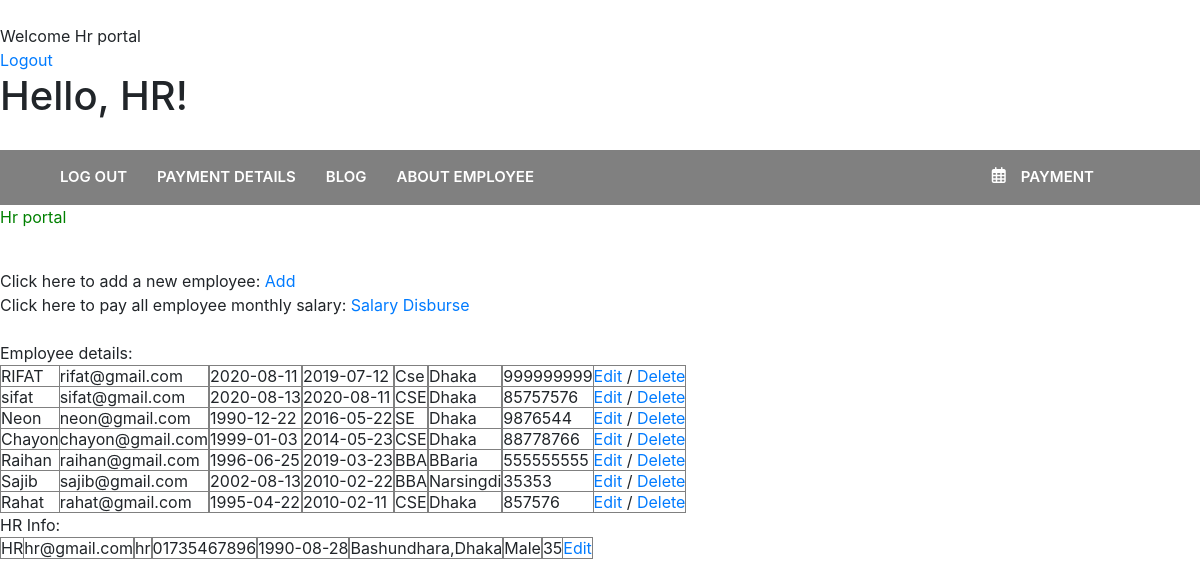
The page /hr.php (signed in) on the database its author committed.
### tables this page shows
CREATE TABLE `employee` (
  `id` int(18) NOT NULL,
  `name` text NOT NULL,
  `email` varchar(57) NOT NULL,
  `password` varchar(30) NOT NULL,
  `age` varchar(40) NOT NULL,
  `join_date` varchar(55) NOT NULL,
  `quality` varchar(90) NOT NULL,
  `address` varchar(90) NOT NULL,
  `salary` varchar(150) NOT NULL
);

CREATE TABLE `hr` (
  `id` int(11) NOT NULL,
  `name` text NOT NULL,
  `email` varchar(30) NOT NULL,
  `password` varchar(30) NOT NULL,
  `phoneNumber` varchar(25) NOT NULL,
  `join_date` varchar(55) NOT NULL,
  `address` varchar(90) NOT NULL,
  `gender` varchar(28) NOT NULL,
  `age` varchar(55) NOT NULL
);

### hr.php (the view, shortened to what this page needs)
<?php
require_once "connection.php";
if( isset($_SESSION['success']) && isset($_SESSION['id']) ){
    echo "<br>Welcome ".$_SESSION['success'];
    echo "<br><a href='logout.php'>Logout</a>";
}
else{
    header('location: login.php');
    return;
}
?>
<!DOCTYPE html>
<html lang="en">
<head>
    <link rel="stylesheet" href="css/bootstrap.min.css">
    <link rel="stylesheet" href="css/style.css">
    <link rel="stylesheet" href="./css/media..css">
</head>
<body >
<h1>Hello, HR!</h1>
<section class="header-part style="background-color: gray;">
    <div class="container">
        <div class="row">
            <div class="col-12">
                <nav class="navbar navbar-expand-lg navbar-light">
                    <div class="collapse navbar-collapse" id="navbarSupportedContent">
                        <ul class="navbar-nav ">
                            <li class="nav-item">
                                <a class="nav-link hover-ani" href="#">Log out <span class="sr-only">(current)</span></a>
                            </li>
                            <li class="nav-item">
                                <a class="nav-link hover-ani" href="#">Payment details</a>
                            </li>
                            <li class="nav-item">
                                <a class="nav-link hover-ani" href="#">blog</a>
                            </li>
                            <li class="nav-item">
                                <a class="nav-link hover-ani" href="#">about employee</a>
                            </li>
                        </ul>
                    </div>
                    <div class="appoinment">
                        <ul class="navbar-nav ">
                            <li class="nav-item hover-ani">
                                <i class="far fa-calendar-alt"></i>
                                <a class="nav-link" href="#">Payment</a>
                            </li>
                        </ul>
                    </div>
                </nav>
            </div>
        </div>
    </div>
</section>
<?php
if ( isset($_SESSION['success']) ) {
    echo '<p style="color:green">'.$_SESSION['success']."</p>\n";
}
echo('<table border="1">'."\n");
$stmt = $pdo->query("SELECT * FROM employee");
while ( $row = $stmt->fetch(PDO::FETCH_ASSOC) ) {
    echo "<tr><td>";
    echo(htmlentities($row['name']));
    echo("</td><td>");
    echo(htmlentities($row['email']));
    echo("</td><td>");
    echo("</td><td>");
    echo(htmlentities($row['age']));
    echo("</td><td>");
    echo("</td><td>");
    echo(htmlentities($row['join_date']));
    echo("</td><td>");
    echo("</td><td>");
    echo(htmlentities($row['quality']));
    echo("</td><td>");
    echo("</td><td>");
    echo(htmlentities($row['address']));
    echo("</td><td>");
    echo("</td><td>");
    echo(htmlentities($row['salary']));
    echo("</td><td>");
    echo('<a href="update.php?id='.$row['id'].'">Edit</a> / ');
    echo('<a href="delete.php?id='.$row['id'].'">Delete</a>');
    echo("</td></tr>\n");
}
echo '<br>';
echo '<a href="add.php?id='.$row['id'].'">Add</a>';
echo '<br>';
echo '<a href="hrsalarydisburse.php?id='.$row['id'].'">Salary Disburse</a>';
echo '<br>';
echo "<br>Employee details:";
echo('<table border="1">'."\n");
$stmt = $pdo->query("SELECT * FROM hr");
while ( $row = $stmt->fetch(PDO::FETCH_ASSOC) ) {
    echo "<tr><td>";
    echo(htmlentities($row['name']));
    echo("</td><td>");
    echo(htmlentities($row['email']));
    echo("</td><td>");
    echo("</td><td>");
    echo(htmlentities($row['password']));
    echo("</td><td>");
    echo("</td><td>");
    echo(htmlentities($row['phoneNumber']));
    echo("</td><td>");
    echo("</td><td>");
    echo(htmlentities($row['join_date']));
    echo("</td><td>");
    echo("</td><td>");
    echo(htmlentities($row['address']));
    echo("</td><td>");
    echo("</td><td>");
    echo(htmlentities($row['gender']));
    echo("</td><td>");
    echo("</td><td>");
    echo(htmlentities($row['age']));
    echo("</td><td>");
    echo('<a href="updatehr.php?id='.$row['id'].'">Edit</a>');
    echo("</td></tr>\n");
}
?>
</table>
</body>
</html>

### css/style.css (style rules this page uses)
* { margin: 0; padding: 0; }
.header-part { background-color: gray; margin-top: 30px; }
.navbar { padding-top: 0; padding-bottom: 0; padding-left: 0; }
.navbar-light .navbar-nav .nav-link { color: #fff; font-size: 15px; font-weight: 600; text-transform: uppercase; z-index: 999; padding: 16px 15px; }
.hover-ani { position: relative; }
.appoinment { position: relative; }
.appoinment .navbar-nav li { color: #fff; }
.appoinment .navbar-nav li::after { content: ""; position: absolute; width: 0%; height: 100%; top: 0; left: 0; transform: skew(-10deg); background-color: #f69165; transition: 0.8s all ease-in-out; z-index: -1; }
.appoinment ul li { display: flex; color: #fff; text-transform: uppercase; z-index: 999; }
.appoinment .hover-ani { padding: 0px 30px; }
.appoinment i { padding: 17px 0px; }

### rows shown on the page
employee: name "RIFAT", email "rifat@gmail.com", age "2020-08-11", join_date "2019-07-12", quality "Cse", address "Dhaka", salary "999999999"
employee: name "sifat", email "sifat@gmail.com", age "2020-08-13", join_date "2020-08-11", quality "CSE", address "Dhaka", salary "85757576"
employee: name "Neon", email "neon@gmail.com", age "1990-12-22", join_date "2016-05-22", quality "SE", address "Dhaka", salary "9876544"
employee: name "Chayon", email "chayon@gmail.com", age "1999-01-03", join_date "2014-05-23", quality "CSE", address "Dhaka", salary "88778766"
employee: name "Raihan", email "raihan@gmail.com", age "1996-06-25", join_date "2019-03-23", quality "BBA", address "BBaria", salary "555555555"
employee: name "Sajib", email "sajib@gmail.com", age "2002-08-13", join_date "2010-02-22", quality "BBA", address "Narsingdi", salary "35353"
employee: name "Rahat", email "rahat@gmail.com", age "1995-04-22", join_date "2010-02-11", quality "CSE", address "Dhaka", salary "857576"
hr: name "HR", email "hr@gmail.com", password "hr", phoneNumber "01735467896", join_date "1990-08-28", address "Bashundhara,Dhaka", gender "Male", age "35"

### other values the page prints
$_SESSION['success'] "Hr portal"
